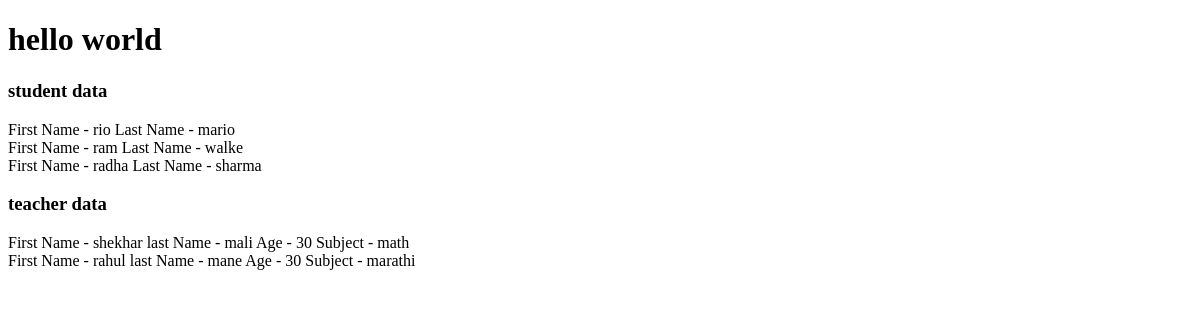
/opr/all-data/, run on an earlier commit of the app's database.
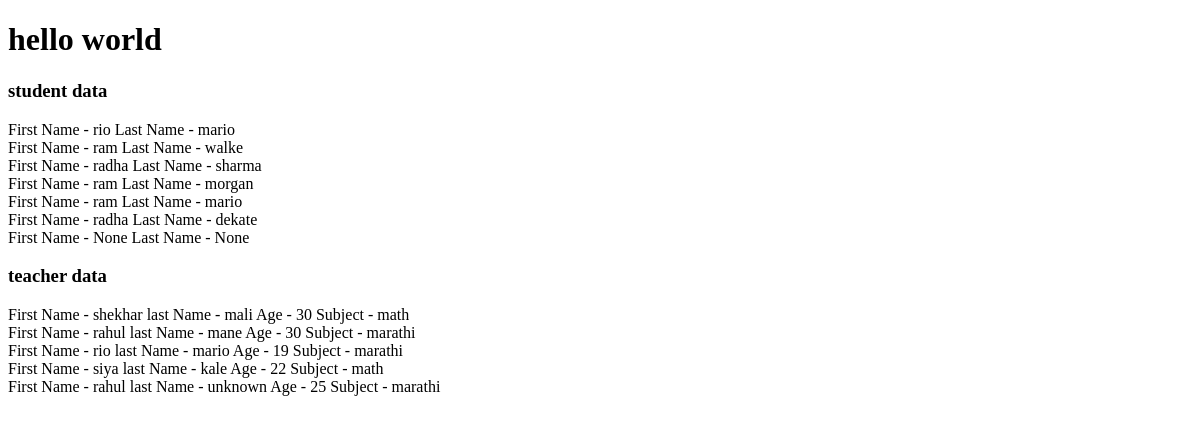
And on a later commit of the database.
### opr/models.py (models this page shows, shortened)
class Student(models.Model):
     roll_number = models.IntegerField()
     first_name = models.CharField(max_length=255,default="unknown",null=True,blank=True)
     last_name = models.CharField(max_length=255,null=True,blank=True)
     age = models.IntegerField(default=0)

class Teacher(models.Model):
     first_name = models.CharField(max_length=55,default='unknown')
     last_name = models.CharField(max_length=55,default='unknown')
     subject = models.CharField(max_length=55,default='marathi')
     age = models.IntegerField(default=19)

### opr/views.py (the view)
# urls.py: path("all-data/",views.all_data,name="all_data"),
def all_data(request):
     student_data = Student.objects.all()
     teacher_data = Teacher.objects.all()
     return render(request,'all_data.html',{'student_data':student_data,'teacher_data':teacher_data})

### templates/all_data.html (shortened to what this page needs)
<!doctype html>
<html lang="en">
<head>
</head>
<body>
     <h1>hello world</h1>
     <h3>student data</h3>
     {% for student in student_data %}
          First Name - {{student.first_name}}
          Last Name - {{student.last_name}} <br>
     {% endfor %}
     <h3>teacher data</h3>
     {% for teacher in teacher_data %}
          First Name - {{teacher.first_name}}
          last Name - {{teacher.last_name}}
          Age - {{teacher.age}}
          Subject - {{teacher.subject}} <br>
     {% endfor %}
</body>
</html>

What changed in the data, as far as the page shows it:
added Student: first_name "ram", last_name "morgan"
added Student: first_name "ram", last_name "mario"
added Student: first_name "radha", last_name "dekate"
added Student: first_name "None", last_name "None"
added Teacher: first_name "rio", last_name "mario", age "19", subject "marathi"
added Teacher: first_name "siya", last_name "kale", age "22", subject "math"
added Teacher: first_name "rahul", last_name "unknown", age "25", subject "marathi"
